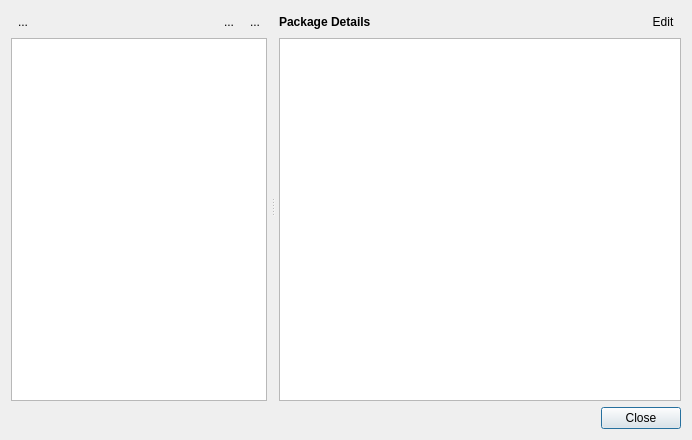
<?xml version="1.0" encoding="UTF-8"?>
<ui version="4.0">
 <class>SaltManagerDialog</class>
 <widget class="QDialog" name="SaltManagerDialog">
  <property name="geometry">
   <rect>
    <x>0</x>
    <y>0</y>
    <width>692</width>
    <height>440</height>
   </rect>
  </property>
  <property name="windowTitle">
   <string>Manage Packages</string>
  </property>
  <layout class="QVBoxLayout" name="verticalLayout_2">
   <item>
    <widget class="QSplitter" name="splitter">
     <property name="orientation">
      <enum>Qt::Horizontal</enum>
     </property>
     <widget class="QWidget" name="layoutWidget">
      <layout class="QVBoxLayout" name="verticalLayout">
       <property name="rightMargin">
        <number>4</number>
       </property>
       <item>
        <widget class="QFrame" name="frame_2">
         <property name="sizePolicy">
          <sizepolicy hsizetype="Preferred" vsizetype="Preferred">
           <horstretch>0</horstretch>
           <verstretch>0</verstretch>
          </sizepolicy>
         </property>
         <property name="frameShape">
          <enum>QFrame::NoFrame</enum>
         </property>
         <property name="frameShadow">
          <enum>QFrame::Raised</enum>
         </property>
         <layout class="QHBoxLayout" name="horizontalLayout">
          <property name="spacing">
           <number>2</number>
          </property>
          <property name="leftMargin">
           <number>0</number>
          </property>
          <property name="topMargin">
           <number>0</number>
          </property>
          <property name="rightMargin">
           <number>0</number>
          </property>
          <property name="bottomMargin">
           <number>0</number>
          </property>
          <item>
           <widget class="QToolButton" name="toolButton_4">
            <property name="focusPolicy">
             <enum>Qt::NoFocus</enum>
            </property>
            <property name="toolTip">
             <string>Install Package</string>
            </property>
            <property name="text">
             <string>...</string>
            </property>
            <property name="icon">
             <iconset resource="layResources.qrc">
              <normaloff>:/import.png</normaloff>:/import.png</iconset>
            </property>
            <property name="autoRaise">
             <bool>true</bool>
            </property>
           </widget>
          </item>
          <item>
           <spacer name="horizontalSpacer">
            <property name="orientation">
             <enum>Qt::Horizontal</enum>
            </property>
            <property name="sizeHint" stdset="0">
             <size>
              <width>50</width>
              <height>0</height>
             </size>
            </property>
           </spacer>
          </item>
          <item>
           <widget class="QToolButton" name="toolButton_2">
            <property name="focusPolicy">
             <enum>Qt::NoFocus</enum>
            </property>
            <property name="toolTip">
             <string>Create New Package</string>
            </property>
            <property name="text">
             <string>...</string>
            </property>
            <property name="icon">
             <iconset resource="layResources.qrc">
              <normaloff>:/add.png</normaloff>:/add.png</iconset>
            </property>
            <property name="autoRaise">
             <bool>true</bool>
            </property>
           </widget>
          </item>
          <item>
           <widget class="QToolButton" name="toolButton_3">
            <property name="focusPolicy">
             <enum>Qt::NoFocus</enum>
            </property>
            <property name="toolTip">
             <string>Uninstall Package</string>
            </property>
            <property name="text">
             <string>...</string>
            </property>
            <property name="icon">
             <iconset resource="layResources.qrc">
              <normaloff>:/clear.png</normaloff>:/clear.png</iconset>
            </property>
            <property name="autoRaise">
             <bool>true</bool>
            </property>
           </widget>
          </item>
         </layout>
        </widget>
       </item>
       <item>
        <widget class="QStackedWidget" name="stackedWidget">
         <property name="sizePolicy">
          <sizepolicy hsizetype="Preferred" vsizetype="Preferred">
           <horstretch>0</horstretch>
           <verstretch>0</verstretch>
          </sizepolicy>
         </property>
         <property name="currentIndex">
          <number>0</number>
         </property>
         <widget class="QWidget" name="page">
          <layout class="QVBoxLayout" name="verticalLayout_4">
           <property name="leftMargin">
            <number>0</number>
           </property>
           <property name="topMargin">
            <number>0</number>
           </property>
           <property name="rightMargin">
            <number>0</number>
           </property>
           <property name="bottomMargin">
            <number>0</number>
           </property>
           <item>
            <widget class="QListView" name="salt_view">
             <property name="alternatingRowColors">
              <bool>true</bool>
             </property>
             <property name="selectionRectVisible">
              <bool>true</bool>
             </property>
            </widget>
           </item>
          </layout>
         </widget>
         <widget class="QWidget" name="page_2">
          <layout class="QVBoxLayout" name="verticalLayout_5">
           <property name="leftMargin">
            <number>0</number>
           </property>
           <property name="topMargin">
            <number>0</number>
           </property>
           <property name="rightMargin">
            <number>0</number>
           </property>
           <property name="bottomMargin">
            <number>0</number>
           </property>
           <item>
            <widget class="QFrame" name="frame_3">
             <property name="frameShape">
              <enum>QFrame::StyledPanel</enum>
             </property>
             <property name="frameShadow">
              <enum>QFrame::Raised</enum>
             </property>
             <layout class="QVBoxLayout" name="verticalLayout_6">
              <property name="leftMargin">
               <number>0</number>
              </property>
              <property name="topMargin">
               <number>0</number>
              </property>
              <property name="rightMargin">
               <number>0</number>
              </property>
              <property name="bottomMargin">
               <number>0</number>
              </property>
              <item>
               <widget class="QScrollArea" name="scrollArea">
                <property name="frameShape">
                 <enum>QFrame::NoFrame</enum>
                </property>
                <property name="widgetResizable">
                 <bool>true</bool>
                </property>
                <widget class="QWidget" name="scrollAreaWidgetContents">
                 <property name="geometry">
                  <rect>
                   <x>0</x>
                   <y>0</y>
                   <width>218</width>
                   <height>138</height>
                  </rect>
                 </property>
                 <layout class="QVBoxLayout" name="verticalLayout_3">
                  <item>
                   <widget class="QLabel" name="label_2">
                    <property name="sizePolicy">
                     <sizepolicy hsizetype="Fixed" vsizetype="Preferred">
                      <horstretch>0</horstretch>
                      <verstretch>0</verstretch>
                     </sizepolicy>
                    </property>
                    <property name="minimumSize">
                     <size>
                      <width>200</width>
                      <height>0</height>
                     </size>
                    </property>
                    <property name="text">
                     <string>&lt;html&gt;&lt;body&gt;&lt;center&gt;No packages are installed currently.&lt;br&gt;&lt;br&gt;You can use:&lt;br&gt;
&lt;/center&gt;
&lt;table&gt;
  &lt;tr&gt;&lt;td width=&quot;30&quot;&gt;&lt;a href=&quot;:import&quot;&gt;&lt;img src=&quot;:/import.png&quot;&gt;&lt;/a&gt;&lt;/td&gt;&lt;td&gt;to import a package from an external source&lt;/td&gt;&lt;/tr&gt;
  &lt;tr&gt;&lt;td&gt;&lt;a href=&quot;:add&quot;&gt;&lt;img src=&quot;:/add.png&quot;&gt;&lt;/a&gt;&lt;/td&gt;&lt;td&gt;to create a new package&lt;/td&gt;&lt;/tr&gt;
&lt;/table&gt;
&lt;/body&gt;&lt;/html&gt;</string>
                    </property>
                    <property name="alignment">
                     <set>Qt::AlignHCenter|Qt::AlignTop</set>
                    </property>
                    <property name="wordWrap">
                     <bool>true</bool>
                    </property>
                   </widget>
                  </item>
                 </layout>
                </widget>
               </widget>
              </item>
             </layout>
            </widget>
           </item>
          </layout>
         </widget>
        </widget>
       </item>
      </layout>
     </widget>
     <widget class="QFrame" name="frame">
      <property name="sizePolicy">
       <sizepolicy hsizetype="Preferred" vsizetype="Preferred">
        <horstretch>1</horstretch>
        <verstretch>0</verstretch>
       </sizepolicy>
      </property>
      <property name="frameShape">
       <enum>QFrame::NoFrame</enum>
      </property>
      <property name="frameShadow">
       <enum>QFrame::Raised</enum>
      </property>
      <layout class="QGridLayout" name="gridLayout">
       <property name="leftMargin">
        <number>4</number>
       </property>
       <property name="topMargin">
        <number>0</number>
       </property>
       <property name="rightMargin">
        <number>0</number>
       </property>
       <property name="bottomMargin">
        <number>0</number>
       </property>
       <item row="0" column="0">
        <widget class="QLabel" name="label">
         <property name="font">
          <font>
           <weight>75</weight>
           <bold>true</bold>
          </font>
         </property>
         <property name="text">
          <string>Package Details</string>
         </property>
        </widget>
       </item>
       <item row="0" column="1">
        <widget class="QToolButton" name="edit_button">
         <property name="toolTip">
          <string>Edit Package Details</string>
         </property>
         <property name="text">
          <string>Edit</string>
         </property>
         <property name="icon">
          <iconset resource="layResources.qrc">
           <normaloff>:/edit.png</normaloff>:/edit.png</iconset>
         </property>
         <property name="autoRaise">
          <bool>true</bool>
         </property>
        </widget>
       </item>
       <item row="1" column="0" colspan="2">
        <widget class="QTextBrowser" name="textBrowser"/>
       </item>
      </layout>
     </widget>
    </widget>
   </item>
   <item>
    <widget class="QDialogButtonBox" name="buttonBox">
     <property name="standardButtons">
      <set>QDialogButtonBox::Close</set>
     </property>
    </widget>
   </item>
  </layout>
  <action name="actionNewFolder">
   <property name="icon">
    <iconset resource="layResources.qrc">
     <normaloff>:/new_folder.png</normaloff>:/new_folder.png</iconset>
   </property>
   <property name="text">
    <string>New Folder</string>
   </property>
  </action>
  <action name="actionNew">
   <property name="icon">
    <iconset resource="layResources.qrc">
     <normaloff>:/add.png</normaloff>:/add.png</iconset>
   </property>
   <property name="text">
    <string>New</string>
   </property>
   <property name="toolTip">
    <string>New Package</string>
   </property>
  </action>
  <action name="actionDelete">
   <property name="icon">
    <iconset resource="layResources.qrc">
     <normaloff>:/clear.png</normaloff>:/clear.png</iconset>
   </property>
   <property name="text">
    <string>Delete</string>
   </property>
   <property name="toolTip">
    <string>Delete Package</string>
   </property>
  </action>
  <action name="actionRename">
   <property name="icon">
    <iconset resource="layResources.qrc">
     <normaloff>:/rename.png</normaloff>:/rename.png</iconset>
   </property>
   <property name="text">
    <string>Rename</string>
   </property>
   <property name="toolTip">
    <string>Rename Package</string>
   </property>
  </action>
  <action name="actionImport">
   <property name="icon">
    <iconset resource="layResources.qrc">
     <normaloff>:/import.png</normaloff>:/import.png</iconset>
   </property>
   <property name="text">
    <string>Import</string>
   </property>
   <property name="toolTip">
    <string>Import Package</string>
   </property>
  </action>
 </widget>
 <tabstops>
  <tabstop>salt_view</tabstop>
  <tabstop>toolButton_4</tabstop>
  <tabstop>toolButton_2</tabstop>
  <tabstop>toolButton_3</tabstop>
  <tabstop>textBrowser</tabstop>
 </tabstops>
 <resources>
  <include location="layResources.qrc"/>
 </resources>
 <connections>
  <connection>
   <sender>buttonBox</sender>
   <signal>clicked(QAbstractButton*)</signal>
   <receiver>SaltManagerDialog</receiver>
   <slot>accept()</slot>
   <hints>
    <hint type="sourcelabel">
     <x>635</x>
     <y>421</y>
    </hint>
    <hint type="destinationlabel">
     <x>653</x>
     <y>432</y>
    </hint>
   </hints>
  </connection>
 </connections>
</ui>
